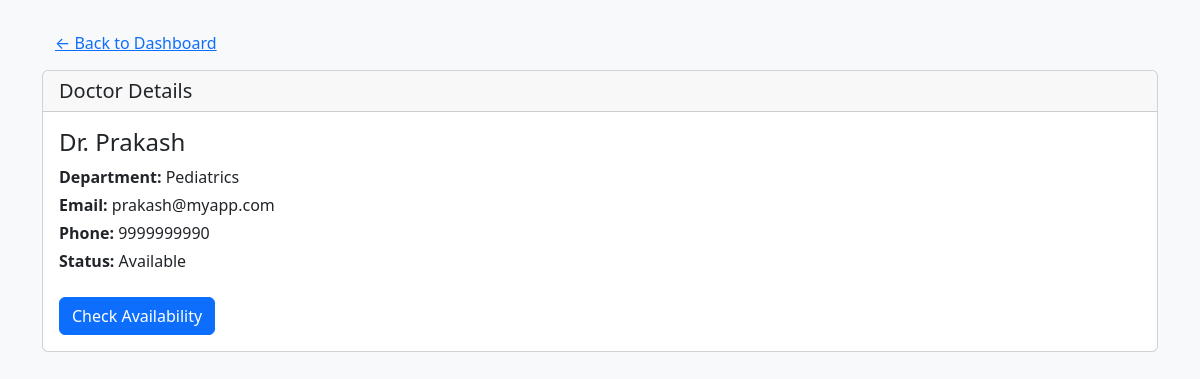
/patient/doctor/3/details (signed in), run on an earlier commit of the app's database.
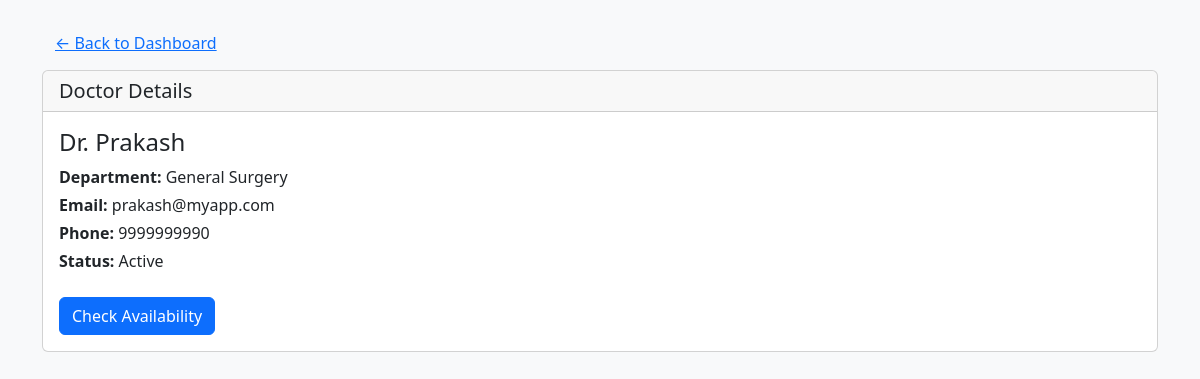
And on a later commit of the database.
### backend/models.py (models this page shows, shortened)
class Department(db.Model):
    __tablename__ = "department"
    id  = db.Column(db.Integer , primary_key = True , autoincrement = True)
    name = db.Column(db.String , nullable = False, unique = True)
    description = db.Column(db.String , nullable = False)
    doc_registered = db.Column(db.Integer)
    doctors = db.relationship("Doctor", backref = "department")
    appointments = db.relationship("Appointment", backref = "department")

class Doctor(db.Model , UserMixin):
    __tablename__ = "doctor"
    id  = db.Column(db.Integer , primary_key = True , autoincrement = True)
    name = db.Column(db.String , nullable = False)
    email = db.Column(db.String, unique = True , nullable = False)
    password = db.Column(db.String, nullable = False)
    phone = db.Column(db.String, nullable = False)
    status = db.Column(db.String, nullable =False, default='Active')
    dept_id = db.Column(db.Integer, db.ForeignKey ("department.id"), nullable = False)
    appointments = db.relationship("Appointment", backref = "doctor")

### backend/routes.py (the view)
@app.route("/patient/doctor/<int:doctor_id>/details")
@login_required
def patient_doctor_details(doctor_id):
    doctor = Doctor.query.get_or_404(doctor_id)
    return render_template(
        "patient/doctor_details.html",
        doctor=doctor,
    )

### app.py (called while the page is built)
def create_app():
    app = Flask(__name__)
    app.config["SQLALCHEMY_DATABASE_URI"] = "sqlite:///Hospital_db.sqlite3"
    db.init_app(app)
    app.config["SECRET_KEY"] = "Thisismysecret"
    login_manager = LoginManager(app)
    @login_manager.user_loader
    def load_user(email):
        return db.session.query(Patient).filter_by(email = email).first() or \
        db.session.query(Admin).filter_by(email = email).first() or \
        db.session.query(Doctor).filter_by(email = email).first()
    app.app_context().push()
    db.create_all()
    return app

### templates/patient/doctor_details.html (shortened to what this page needs)
<!DOCTYPE html>
<html lang="en">
<head>
    <link href="https://cdn.jsdelivr.net/npm/bootstrap@5.3.7/dist/css/bootstrap.min.css" rel="stylesheet">
</head>
<body class="bg-light">
    <div class="container mt-4">
        <a href="{{ url_for('pat_dashboard') }}" class="btn btn-link">&larr; Back to Dashboard</a>
        <div class="card mt-2">
            <div class="card-header">
                <h5 class="mb-0">Doctor Details</h5>
            </div>
            <div class="card-body">
                <h4>{{ doctor.name }}</h4>
                <p class="mb-1">
                    <strong>Department:</strong> {{ doctor.department.name if doctor.department else "-" }}
                </p>
                <p class="mb-1">
                    <strong>Email:</strong> {{ doctor.email or "-" }}
                </p>
                <p class="mb-1">
                    <strong>Phone:</strong> {{ doctor.phone or "-" }}
                </p>
                <p class="mb-1">
                    <strong>Status:</strong> {{ doctor.status or "-" }}
                </p>
                <div class="mt-4">
                    <a href="{{ url_for('patient_check_availability', doctor_id=doctor.id) }}" class="btn btn-primary me-2">
                        Check Availability
                    </a>
                </div>
            </div>
        </div>
    </div>
</body>
</html>

What changed in the data, as far as the page shows it:
no longer on this page (row unchanged): Department: department "Pediatrics"
changed Doctor "Dr. Prakash": status "Available" → "Active"
now on this page (row unchanged): Department: department "General Surgery"
